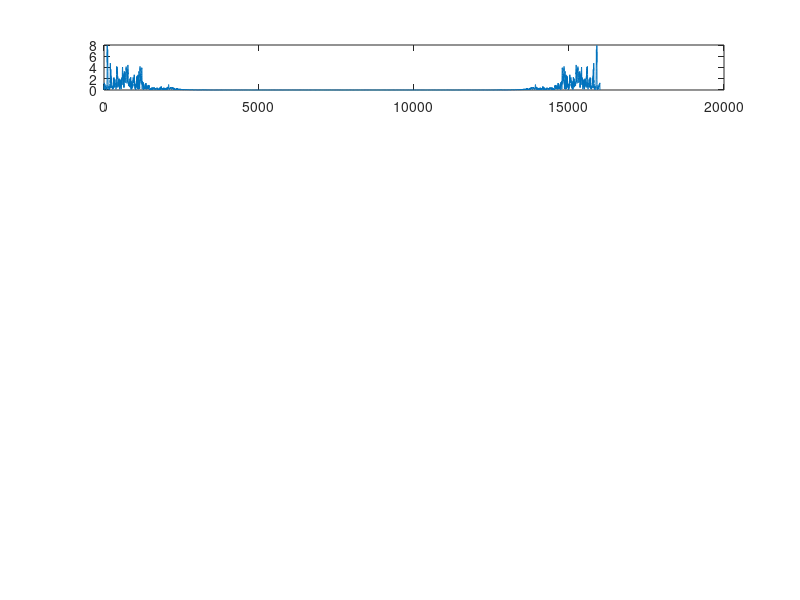

The MATLAB source for this figure:
clc; clear all; close all;
load('parametrs.mat');

load('me_ahoj.mat');
speech_spec = fft(speech);
figure(100); subplot(6,1,1); plot( abs(speech_spec));
% 
% load('me_a.mat');
% speech_spec = fft(speech);
% subplot(6,1,2); plot(abs(speech_spec));
% 
% load('me_e.mat');
% subplot(6,1,3)
% speech_spec = fft(speech);
% plot(abs(speech_spec));
% 
% load('me_i.mat');
% subplot(6,1,4)
% speech_spec = fft(speech);
% plot(abs(speech_spec));
% 
% load('me_o.mat');
% subplot(6,1,5)
% speech_spec = fft(speech);
% plot(abs(speech_spec));
% 
% load('me_u.mat');
% subplot(6,1,6)
% speech_spec = fft(speech);
% plot(abs(speech_spec));